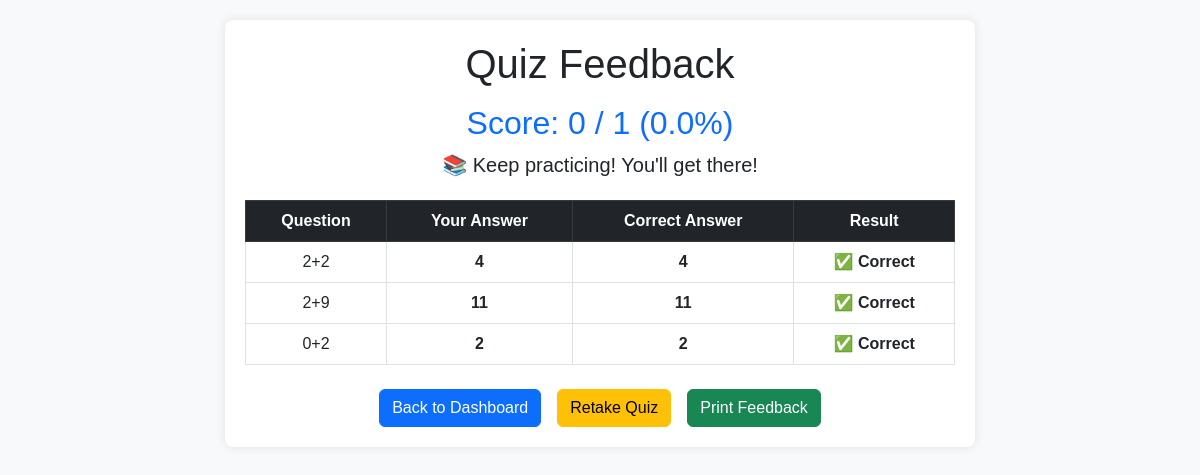
Before: /quiz_feedback/1 (signed in) with the older database file.
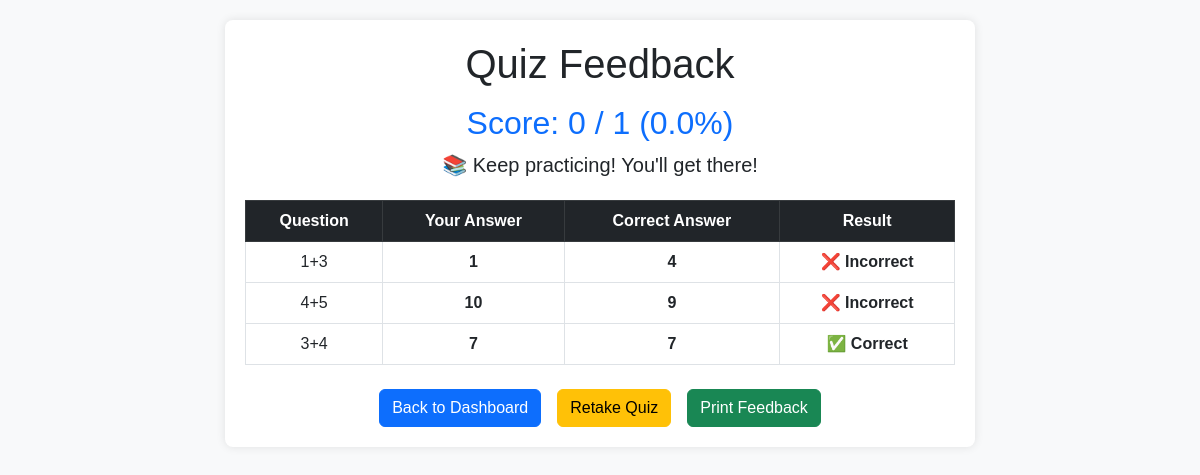
After: the same page with the newer database file.
### models/models.py (models this page shows)
class Question(db.Model):
    id = db.Column(db.Integer, primary_key=True)
    quiz_id = db.Column(db.Integer, db.ForeignKey('quiz.id', ondelete='CASCADE'), nullable=False)
    question_statement = db.Column(db.Text, nullable=False)
    optionA = db.Column(db.String(255), nullable=False)
    optionB = db.Column(db.String(255), nullable=False)
    optionC = db.Column(db.String(255), nullable=False)
    optionD = db.Column(db.String(255), nullable=False)
    correct_option = db.Column(db.String(1), nullable=False)

### app.py (the view)
@app.route('/quiz_feedback/<int:quiz_id>')
def quiz_feedback(quiz_id):
    if 'user_id' not in session:
        flash("Please log in to view quiz feedback.", "error")
        return redirect(url_for('login'))
    user_id = session['user_id']
    quiz = Quiz.query.get_or_404(quiz_id)
    questions = Question.query.filter_by(quiz_id=quiz_id).all()
    if not questions:
        flash("No questions found for this quiz.", "error")
        return redirect(url_for('user_dashboard'))
    responses = UserResponse.query.filter_by(user_id=user_id, quiz_id=quiz_id).all()
    response_dict = {resp.question_id: resp for resp in responses}
    current_score = request.args.get('score', type=int) or 0
    total_questions = request.args.get('total_questions', type=int) or 1  # Prevent division by zero
    percentage = request.args.get('percentage', type=float) or 0.0
    feedback = []
    def get_option_value(question, option_key):
        return getattr(question, f'option{option_key}', "Invalid Option")
    for question in questions:
        user_response = response_dict.get(question.id)
        selected_option_key = user_response.selected_answer if user_response else "No Answer"
        correct_option_key = question.correct_option  #'A', 'B', 'C', or 'D'
        selected_answer = get_option_value(question, selected_option_key) if user_response else "No Answer"
        correct_answer = get_option_value(question, correct_option_key)
        is_correct = user_response.is_correct if user_response else False
        feedback.append({
            "question": question.question_statement,
            "selected": selected_answer,
            "correct": correct_answer,
            "is_correct": is_correct
        })
    return render_template(
        "quiz_feedback.html",
        quiz_id=quiz_id,
        feedback=feedback,
        correct_count=current_score,  # Display current score
        total=total_questions,
        percentage=round(percentage, 2)
    )

### templates/quiz_feedback.html (shortened to what this page needs)
<!DOCTYPE html>
<html lang="en">
<head>
    <link rel="stylesheet" href="https://cdnjs.cloudflare.com/ajax/libs/bootstrap/5.3.0/css/bootstrap.min.css">
</head>
<body>
    {% include 'toastr.html' %}
    <div class="container text-center">
        <h1 class="mb-3">Quiz Feedback</h1>
        <h2 class="text-primary">Score: {{ correct_count }} / {{ total }} ({{ percentage }}%)</h2>
        <p class="lead">
            {% if percentage >= 80 %} 🎉 Excellent! Keep it up! {% elif percentage >= 50 %} 👍 Good effort! Try to improve! {% else %} 📚 Keep practicing! You'll get there! {% endif %}
        </p>
        <table class="table table-bordered">
            <thead class="table-dark">
                <tr>
                    <th>Question</th>
                    <th>Your Answer</th>
                    <th>Correct Answer</th>
                    <th>Result</th>
                </tr>
            </thead>
            <tbody>
                {% for item in feedback %}
                <tr>
                    <td>{{ item.question }}</td>
                    <td class="{% if item.selected == 'No Answer' %}no-answer{% elif item.is_correct %}correct{% else %}incorrect{% endif %}">
                        {{ item.selected if item.selected else "No Answer" }}
                    </td>
                    <td><strong>{{ item.correct }}</strong></td>
                    <td class="{% if item.is_correct %}correct{% else %}incorrect{% endif %}">
                        {% if item.is_correct %}
                            ✅ Correct
                        {% elif item.selected == "No Answer" %}
                            ⚠️ No Answer
                        {% else %}
                            ❌ Incorrect
                        {% endif %}
                    </td>
                </tr>
                {% endfor %}
            </tbody>
        </table>
        <div class="d-flex flex-wrap justify-content-center gap-3 mt-4">
            <a href="{{ url_for('user_dashboard') }}" class="btn btn-primary">
                 Back to Dashboard
            </a>
            <a href="{{ url_for('attempt_quiz', quiz_id=quiz_id) }}" class="btn btn-warning">
                 Retake Quiz
            </a>
            <button class="btn btn-success" onclick="printFeedback()">
                 Print Feedback
            </button>
        </div>
    </div>
</body>
</html>

Changed rows visible on the page:
changed Question (number 1 of 3 on the later page): question "2+2" → "1+3"; optionD "4" → "1"; text "✅ Correct" → "❌ Incorrect"
changed Question (number 2 of 3 on the later page): question "2+9" → "4+5"; optionD "11" → "10"; correct "11" → "9"; now shows "❌ Incorrect"; no longer shows "✅ Correct"
changed Question (number 3 of 3 on the later page): question "0+2" → "3+4"; optionA "2" → "7"; correct "2" → "7"
